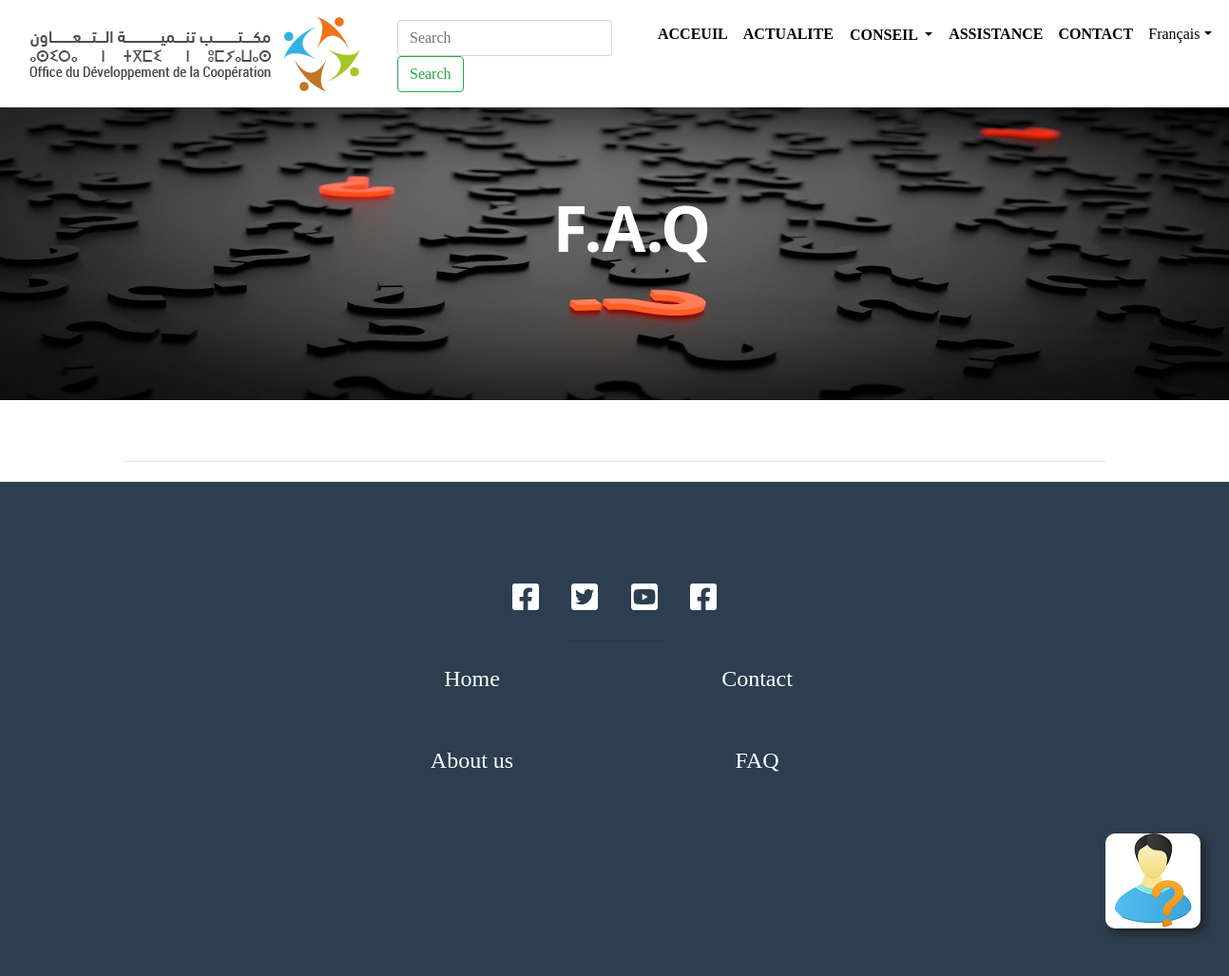
Page /faq on the earlier database version.
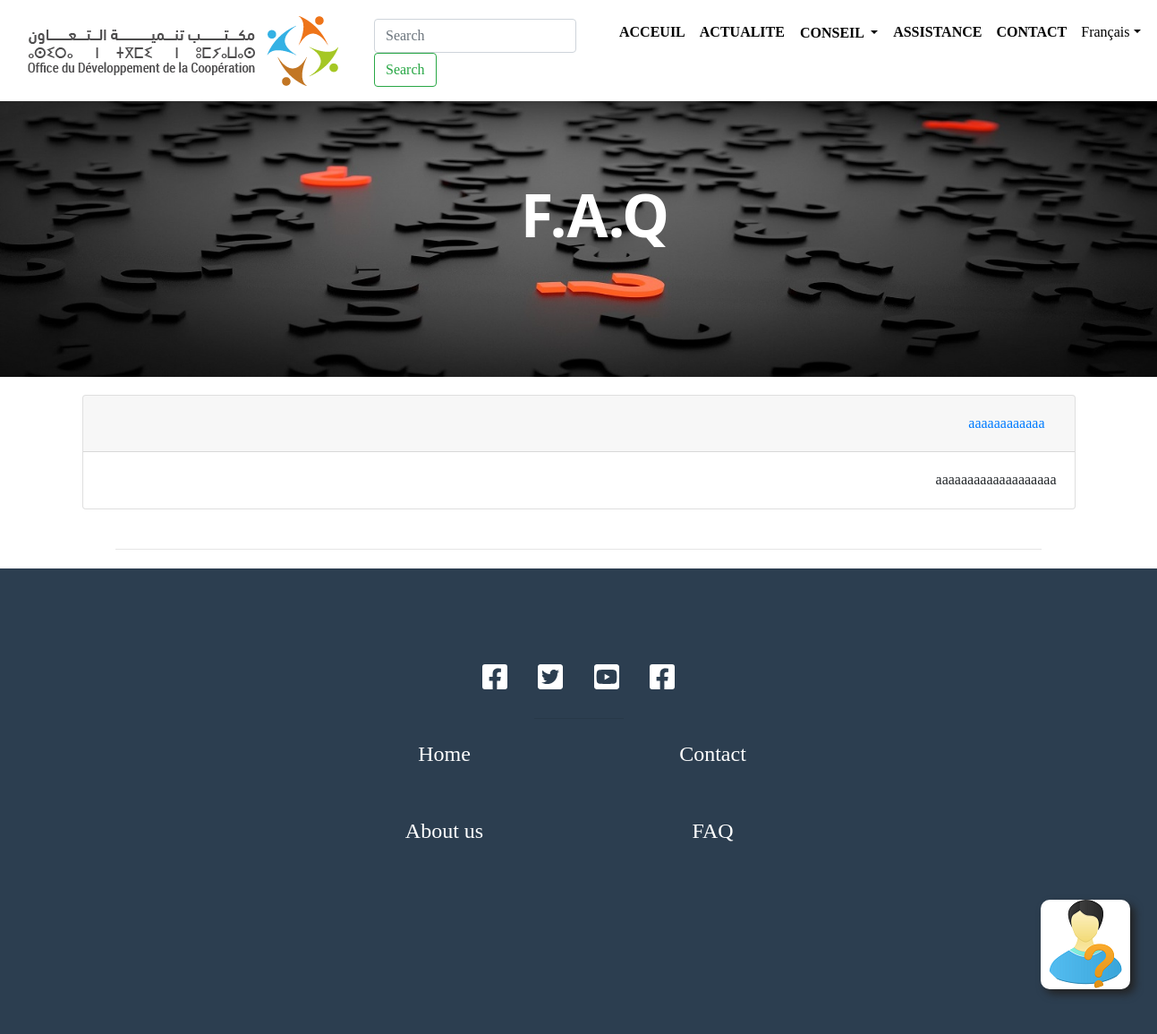
Same page on the later database version.
### odcoapp/models.py (models this page shows, shortened)
class faq(models.Model):
    question = models.CharField(max_length=300)
    reponse = models.TextField()
    langue = models.CharField(max_length=10, default=0)

### odcoapp/views.py (the view)
# urls.py: path(r'faq', Faq, name="faq"),
def Faq(request):
    q = faq.objects.filter(langue="fr")
    return render(request, 'faq.html',{"faq": q})

### odcoapp/templates/faq.html (shortened to what the changed rows need)
{% load static %}
{% load pwa %}
{% block content %}
<html lang="en" class="fontawesome-i2svg-active fontawesome-i2svg-complete">
<head>
    <link rel="stylesheet" href="https://cdnjs.cloudflare.com/ajax/libs/font-awesome/5.13.0/css/all.min.css">
    <link rel="stylesheet" href="https://maxcdn.bootstrapcdn.com/bootstrap/4.4.1/css/bootstrap.min.css">
</head>
<body translate="no">
<div class="accordion container" id="accordionExample" style="margin-top:  20px;">
    {% for f in faq %}
    <div class="card z-depth-0 bordered">
        <div class="card-header" id="headingOne">
            <h5 class="mb-0 text-right">
                <button class="btn btn-link" type="button" data-toggle="collapse" data-target="#collapseOne"
                        aria-expanded="true" aria-controls="collapseOne">{{f.question}}
                </button>
            </h5>
        </div>
        <div id="collapseOne" class="collapse show" aria-labelledby="headingOne"
             data-parent="#accordionExample">
            <div class="card-body text-right">{{f.reponse}}</div>
        </div>
    </div>
    {% endfor %}
</div>
<br/>
</body>
</body>
</html>
{% endblock %}

Differences in the rows shown:
added faq: question "aaaaaaaaaaaa", reponse "aaaaaaaaaaaaaaaaaaa"
